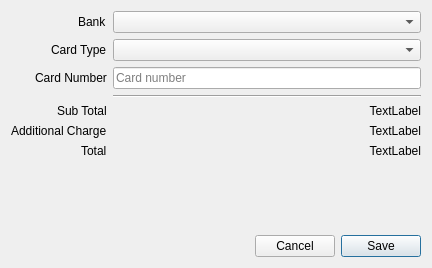
<?xml version="1.0" encoding="UTF-8"?>
<ui version="4.0">
 <class>PayCashlessDialog</class>
 <widget class="QDialog" name="PayCashlessDialog">
  <property name="geometry">
   <rect>
    <x>0</x>
    <y>0</y>
    <width>432</width>
    <height>268</height>
   </rect>
  </property>
  <property name="windowTitle">
   <string>Cashless Payment</string>
  </property>
  <property name="modal">
   <bool>true</bool>
  </property>
  <layout class="QVBoxLayout" name="verticalLayout">
   <item>
    <layout class="QFormLayout" name="formLayout">
     <property name="labelAlignment">
      <set>Qt::AlignRight|Qt::AlignTrailing|Qt::AlignVCenter</set>
     </property>
     <item row="0" column="0">
      <widget class="QLabel" name="label">
       <property name="text">
        <string>Bank</string>
       </property>
      </widget>
     </item>
     <item row="1" column="0">
      <widget class="QLabel" name="label_2">
       <property name="text">
        <string>Card Type</string>
       </property>
      </widget>
     </item>
     <item row="2" column="0">
      <widget class="QLabel" name="label_3">
       <property name="text">
        <string>Card Number</string>
       </property>
      </widget>
     </item>
     <item row="0" column="1">
      <widget class="QComboBox" name="comboBank"/>
     </item>
     <item row="1" column="1">
      <widget class="QComboBox" name="comboType"/>
     </item>
     <item row="2" column="1">
      <widget class="QLineEdit" name="lineCardNumber">
       <property name="placeholderText">
        <string>Card number</string>
       </property>
      </widget>
     </item>
     <item row="4" column="0">
      <widget class="QLabel" name="label_4">
       <property name="text">
        <string>Sub Total</string>
       </property>
      </widget>
     </item>
     <item row="5" column="0">
      <widget class="QLabel" name="label_5">
       <property name="text">
        <string>Additional Charge</string>
       </property>
      </widget>
     </item>
     <item row="6" column="0">
      <widget class="QLabel" name="label_6">
       <property name="text">
        <string>Total</string>
       </property>
      </widget>
     </item>
     <item row="4" column="1">
      <widget class="QLabel" name="labelSubtotal">
       <property name="text">
        <string>TextLabel</string>
       </property>
       <property name="alignment">
        <set>Qt::AlignRight|Qt::AlignTrailing|Qt::AlignVCenter</set>
       </property>
      </widget>
     </item>
     <item row="5" column="1">
      <widget class="QLabel" name="labelAdditional">
       <property name="text">
        <string>TextLabel</string>
       </property>
       <property name="alignment">
        <set>Qt::AlignRight|Qt::AlignTrailing|Qt::AlignVCenter</set>
       </property>
      </widget>
     </item>
     <item row="6" column="1">
      <widget class="QLabel" name="labelTotal">
       <property name="text">
        <string>TextLabel</string>
       </property>
       <property name="alignment">
        <set>Qt::AlignRight|Qt::AlignTrailing|Qt::AlignVCenter</set>
       </property>
      </widget>
     </item>
     <item row="3" column="1">
      <widget class="Line" name="line">
       <property name="orientation">
        <enum>Qt::Horizontal</enum>
       </property>
      </widget>
     </item>
    </layout>
   </item>
   <item>
    <spacer name="verticalSpacer">
     <property name="orientation">
      <enum>Qt::Vertical</enum>
     </property>
     <property name="sizeHint" stdset="0">
      <size>
       <width>20</width>
       <height>40</height>
      </size>
     </property>
    </spacer>
   </item>
   <item>
    <layout class="QHBoxLayout" name="horizontalLayout">
     <item>
      <spacer name="horizontalSpacer">
       <property name="orientation">
        <enum>Qt::Horizontal</enum>
       </property>
       <property name="sizeHint" stdset="0">
        <size>
         <width>40</width>
         <height>20</height>
        </size>
       </property>
      </spacer>
     </item>
     <item>
      <widget class="QPushButton" name="pushCancel">
       <property name="text">
        <string>Cancel</string>
       </property>
       <property name="autoDefault">
        <bool>false</bool>
       </property>
      </widget>
     </item>
     <item>
      <widget class="QPushButton" name="pushSave">
       <property name="text">
        <string>Save</string>
       </property>
       <property name="default">
        <bool>true</bool>
       </property>
      </widget>
     </item>
    </layout>
   </item>
  </layout>
 </widget>
 <resources/>
 <connections>
  <connection>
   <sender>pushCancel</sender>
   <signal>clicked()</signal>
   <receiver>PayCashlessDialog</receiver>
   <slot>close()</slot>
   <hints>
    <hint type="sourcelabel">
     <x>295</x>
     <y>245</y>
    </hint>
    <hint type="destinationlabel">
     <x>215</x>
     <y>133</y>
    </hint>
   </hints>
  </connection>
 </connections>
</ui>
